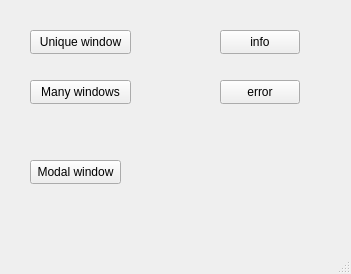
<?xml version="1.0" encoding="UTF-8"?>
<ui version="4.0">
 <class>MainWindow</class>
 <widget class="QMainWindow" name="MainWindow">
  <property name="geometry">
   <rect>
    <x>0</x>
    <y>0</y>
    <width>351</width>
    <height>274</height>
   </rect>
  </property>
  <property name="windowTitle">
   <string>MainWindow</string>
  </property>
  <widget class="QWidget" name="centralwidget">
   <widget class="QPushButton" name="unique">
    <property name="geometry">
     <rect>
      <x>30</x>
      <y>30</y>
      <width>101</width>
      <height>24</height>
     </rect>
    </property>
    <property name="text">
     <string>Unique window</string>
    </property>
   </widget>
   <widget class="QPushButton" name="many">
    <property name="geometry">
     <rect>
      <x>30</x>
      <y>80</y>
      <width>101</width>
      <height>24</height>
     </rect>
    </property>
    <property name="text">
     <string>Many windows</string>
    </property>
   </widget>
   <widget class="QPushButton" name="modal">
    <property name="geometry">
     <rect>
      <x>30</x>
      <y>160</y>
      <width>91</width>
      <height>24</height>
     </rect>
    </property>
    <property name="text">
     <string>Modal window</string>
    </property>
   </widget>
   <widget class="QPushButton" name="info">
    <property name="geometry">
     <rect>
      <x>220</x>
      <y>30</y>
      <width>80</width>
      <height>24</height>
     </rect>
    </property>
    <property name="text">
     <string>info</string>
    </property>
   </widget>
   <widget class="QPushButton" name="error">
    <property name="geometry">
     <rect>
      <x>220</x>
      <y>80</y>
      <width>80</width>
      <height>24</height>
     </rect>
    </property>
    <property name="text">
     <string>error</string>
    </property>
   </widget>
  </widget>
  <widget class="QMenuBar" name="menubar">
   <property name="geometry">
    <rect>
     <x>0</x>
     <y>0</y>
     <width>351</width>
     <height>21</height>
    </rect>
   </property>
  </widget>
  <widget class="QStatusBar" name="statusbar"/>
 </widget>
 <resources/>
 <connections/>
</ui>
